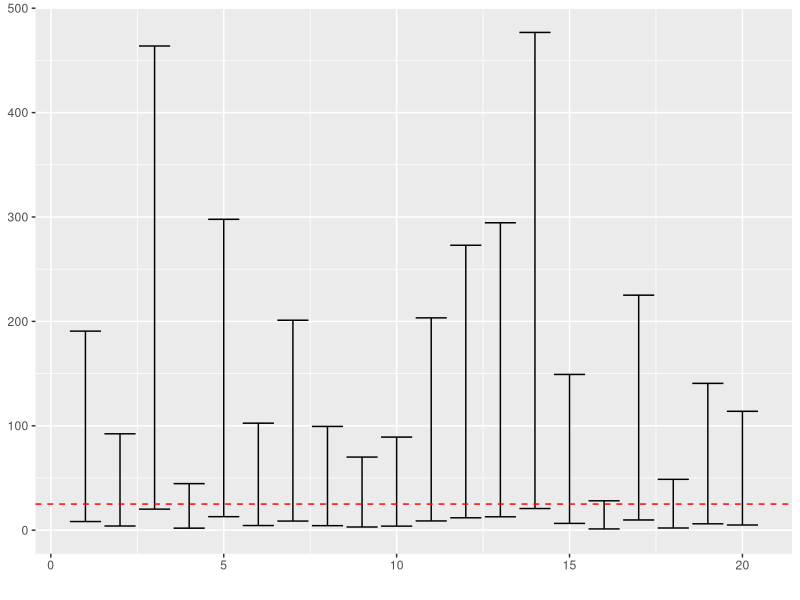
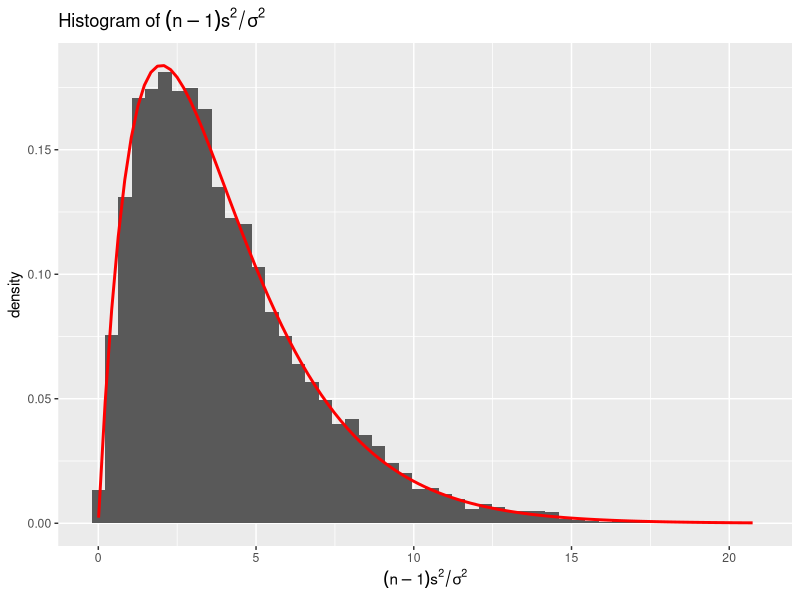

Write the R code that produced these figures, in order.
### 正規母集団の分散の区間推定
### 95%信頼区間を多数作成すると, 真の平均が含まれる区間が全体の
### 95%程度となることをモンテカルロ・シミュレーションで確認
set.seed(1) # 乱数の初期値の設定
## パラメータの設定
mu <- 10 # 平均
sigma <- 5 # 標準偏差
## n個の正規標本から不偏分散と分散の100(1-alpha)%信頼区間の
## 上端・下端を計算する関数の作成
myest <- function(n, alpha = 0.05){
  x <- rnorm(n, mean = mu, sd = sigma) # 正規乱数の生成
  s2 <- var(x) # 不偏分散
  ui <- (n-1) * s2/qchisq(alpha/2, df = n - 1) # 上側信頼限界
  li <- (n-1) * s2/qchisq(1-alpha/2, df = n - 1) # 下側信頼限界
  return(c(s2 = s2, ui = ui, li = li))
}
## シミュレーションの実行
n <- 5 # データ数
MC <- 10^4 # シミュレーション数
result <- replicate(MC, myest(n)) # MC回実験
## 真の分散sigma^2が95%信頼区間に含まれている割合が約95%であることの確認
length(which(sigma^2 <= result["ui", ] & sigma^2 >= result["li", ]))/MC
## はじめの20個の信頼区間の可視化(geom_errorbarを使用)
library(ggplot2)
ggplot() + 
  geom_errorbar(aes(x = 1:20, # x軸はただの番号
                    ymin = result["li",1:20], # 信頼区間の下端
                    ymax = result["ui",1:20]) # 信頼区間の上端
  ) +
  geom_hline(yintercept = sigma^2, # 真の分散を水平線で追加
             color = "red", lty = "dashed") +
  labs(x = "")
## (n-1)*s^2/sigma^2が自由度n-1のカイ二乗分布に従うことの確認
y <- (n - 1) * result["s2", ]/sigma^2
ggplot() +
  geom_histogram(aes(y, after_stat(density)), bins = 50) +
  stat_function(fun = \(x) dchisq(x, df = n - 1), 
                # 自由度n-1のカイ二乗分布の密度を計算する関数. 
                # \(x)はfunction(x)の略記法  
                color = "red", linewidth = 1) + 
  labs(x = expression((n-1)*s^2/sigma^2),
       title = expression(paste("Histogram of ", (n-1)*s^2/sigma^2)))
